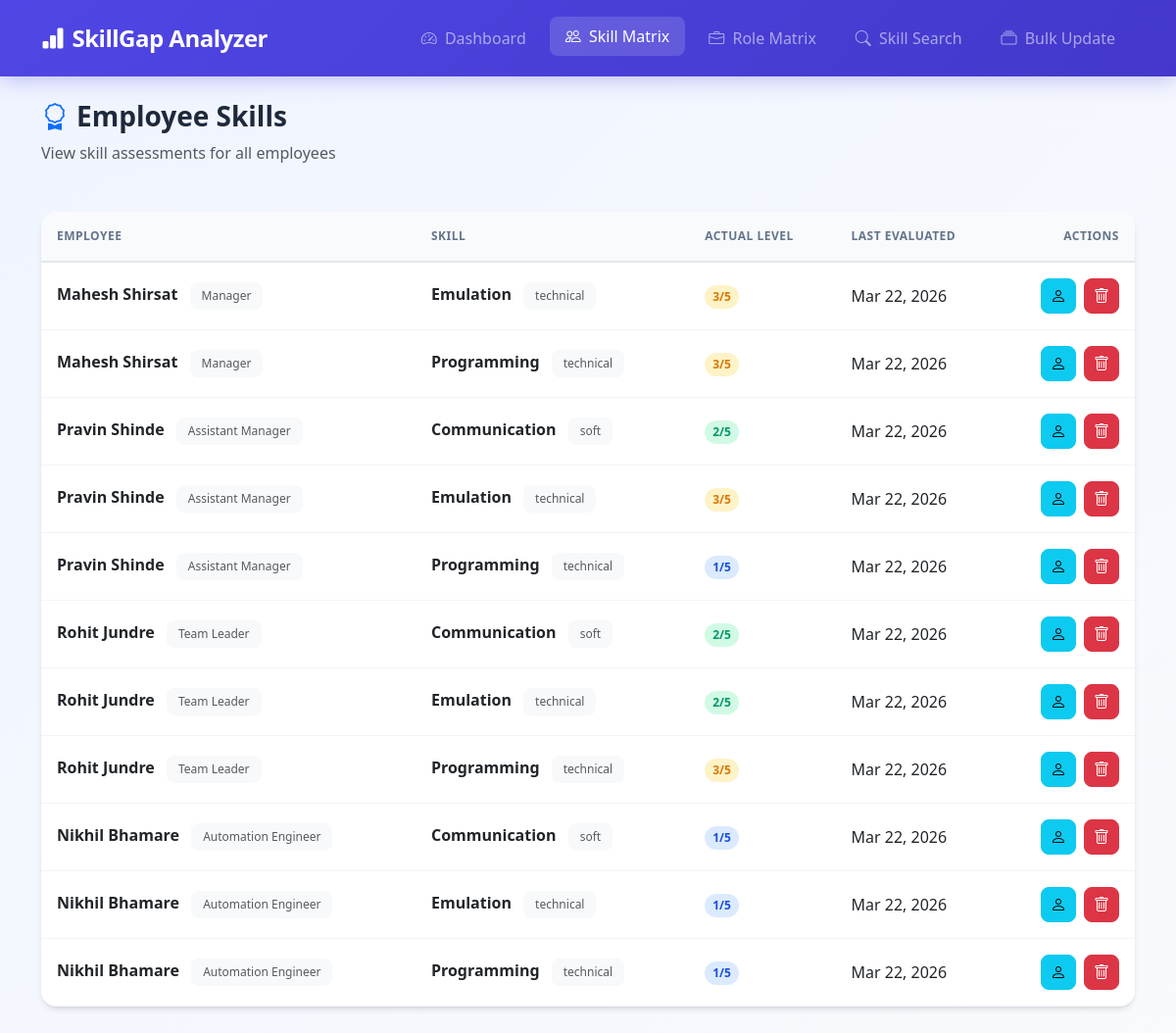
The page /employee-skills/ on the database as committed earlier.
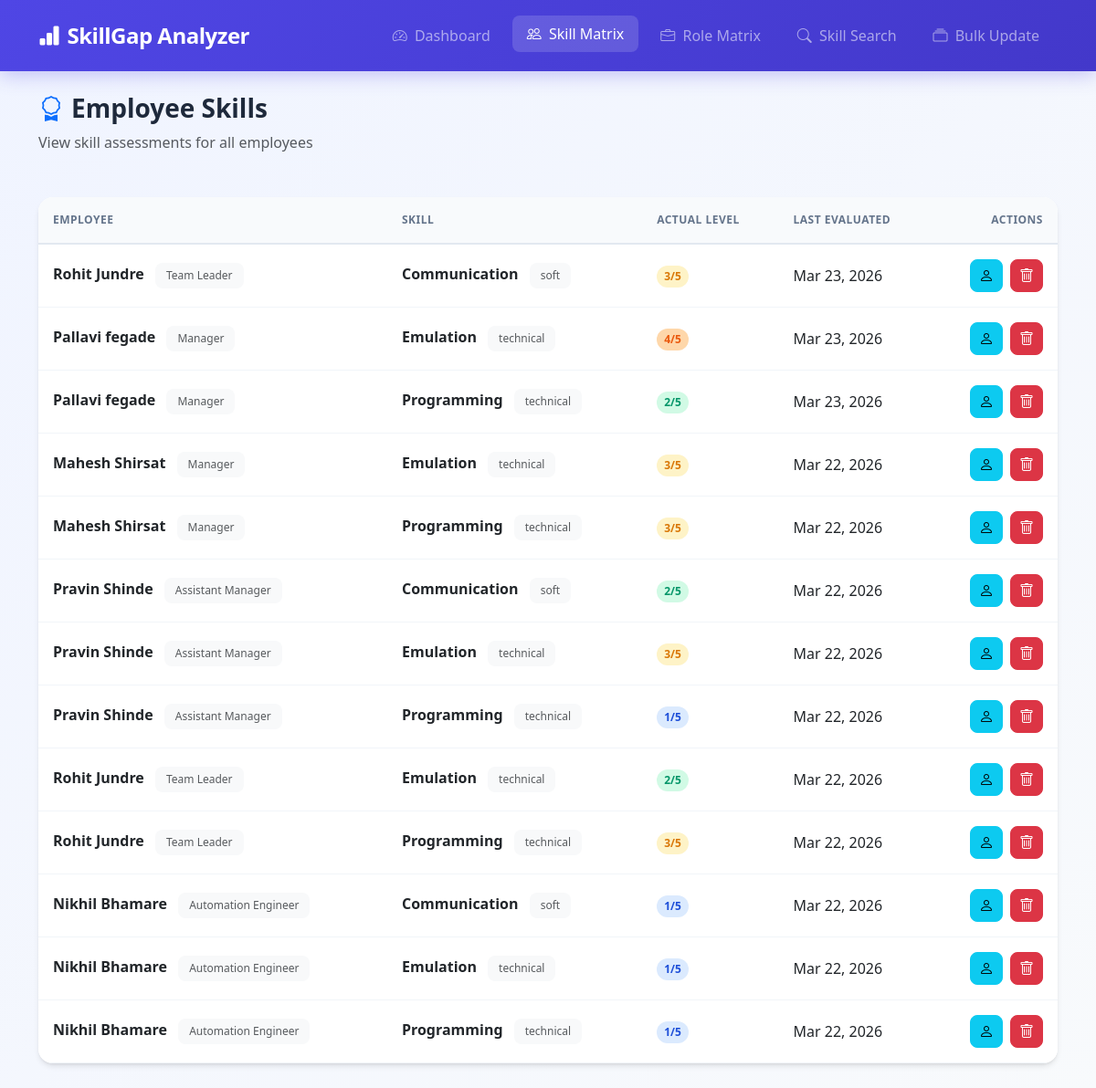
The same page on the database as committed later.
### gap_analysis/models.py (models this page shows, shortened)
class EmployeeSkill(models.Model):
    skill_matrix = models.ForeignKey(SkillMatrix, on_delete=models.CASCADE, related_name='skills')
    skill = models.ForeignKey(Skill, on_delete=models.CASCADE, related_name='employee_skills')
    actual_level = models.IntegerField(
        default=0,
        validators=[MinValueValidator(0), MaxValueValidator(5)]
    )
    notes = models.TextField(blank=True, null=True)
    last_evaluated = models.DateField(auto_now=True)
    class Meta:
        unique_together = ('skill_matrix', 'skill')
        ordering = ['skill__name']

class SkillMatrix(models.Model):
    STATUS_CHOICES = [
        ('active', 'Active'),
        ('inactive', 'Inactive'),
        ('on_leave', 'On Leave'),
    ]
    user = models.OneToOneField(User, on_delete=models.CASCADE, null=True, blank=True)
    name = models.CharField(max_length=100)
    email = models.EmailField(blank=True, null=True)
    manager = models.ForeignKey('self', on_delete=models.SET_NULL, null=True, blank=True, related_name='subordinates')
    role_matrix = models.ForeignKey(RoleMatrix, on_delete=models.SET_NULL, null=True, blank=True, help_text="Assigned Role")
    status = models.CharField(max_length=20, choices=STATUS_CHOICES, default='active')
    join_date = models.DateField(null=True, blank=True)
    class Meta:
        ordering = ['name']

class RoleMatrix(models.Model):
    title = models.CharField(max_length=100, help_text="Role/Job Title")
    department = models.CharField(max_length=100, blank=True, null=True, help_text="Department name")
    description = models.TextField(blank=True, null=True)
    class Meta:
        verbose_name_plural = "Role Matrices"
        ordering = ['title']
    @property
    def name(self):
        return self.title

class Skill(models.Model):
    CATEGORY_CHOICES = [
        ('technical', 'Technical'),
        ('soft', 'Soft Skills'),
        ('leadership', 'Leadership'),
        ('domain', 'Domain Knowledge'),
        ('tools', 'Tools & Software'),
        ('other', 'Other'),
    ]
    name = models.CharField(max_length=100, unique=True)
    category = models.CharField(max_length=100, choices=CATEGORY_CHOICES, blank=True, null=True)
    description = models.TextField(blank=True, null=True)
    class Meta:
        ordering = ['name']

### gap_analysis/views.py (the view)
# urls.py: path('employee-skills/', views.EmployeeSkillListView.as_view(), name='employee_skill_list'),
class EmployeeSkillListView(ListView):
    model = EmployeeSkill
    template_name = 'gap_analysis/employee_skill_list.html'
    context_object_name = 'employee_skills'
    queryset = EmployeeSkill.objects.select_related('skill_matrix', 'skill').all().order_by('-last_evaluated')

### gap_analysis/templates/gap_analysis/employee_skill_list.html (shortened to what this page needs)
{% extends 'gap_analysis/base.html' %}
{% block content %}
<div class="animate-fade-in">
    <div class="page-header">
        <div>
            <h1 class="page-title">
                <i class="bi bi-award me-2 text-primary"></i>Employee Skills
            </h1>
            <p class="text-muted mt-1">View skill assessments for all employees</p>
        </div>
    </div>
    {% if employee_skills %}
    <div class="card">
        <div class="card-body p-0">
            <div class="table-responsive">
                <table class="table table-hover mb-0">
                    <thead>
                        <tr>
                            <th>Employee</th>
                            <th>Skill</th>
                            <th>Actual Level</th>
                            <th>Last Evaluated</th>
                            <th class="text-end">Actions</th>
                        </tr>
                    </thead>
                    <tbody>
                        {% for es in employee_skills %}
                        <tr>
                            <td>
                                <strong>{{ es.skill_matrix.name }}</strong>
                                {% if es.skill_matrix.role_matrix %}
                                    <span class="badge bg-light text-muted ms-2">{{ es.skill_matrix.role_matrix.title }}</span>
                                {% endif %}
                            </td>
                            <td>
                                <strong>{{ es.skill.name }}</strong>
                                {% if es.skill.category %}
                                    <span class="badge bg-light text-muted ms-2">{{ es.skill.category }}</span>
                                {% endif %}
                            </td>
                            <td>
                                <span class="level-badge level-{{ es.actual_level }}">{{ es.actual_level }}/5</span>
                            </td>
                            <td>{{ es.last_evaluated|date:"M d, Y" }}</td>
                            <td>
                                <div class="d-flex justify-content-end gap-2">
                                    <a href="{% url 'employee_profile' es.skill_matrix.id %}" class="btn btn-info btn-icon" title="View Profile">
                                        <i class="bi bi-person"></i>
                                    </a>
                                    <a href="{% url 'employee_skill_delete' es.id %}" class="btn btn-danger btn-icon" title="Delete">
                                        <i class="bi bi-trash"></i>
                                    </a>
                                </div>
                            </td>
                        </tr>
                        {% endfor %}
                    </tbody>
                </table>
            </div>
        </div>
    </div>
    {% endif %}
</div>
{% endblock %}

Rows that differ between the two databases and show on the page:
changed EmployeeSkill (number 1 of 13 on the later page): actual_level "2" → "3"; last_evaluated "Mar 22, 2026" → "Mar 23, 2026"; moves up the list
added EmployeeSkill: skill_matrix.name "Pallavi fegade", skill_matrix.role_matrix "Manager", skill.name "Emulation", skill.category "technical", actual_level "4", last_evaluated "Mar 23, 2026"
added EmployeeSkill: skill_matrix.name "Pallavi fegade", skill_matrix.role_matrix "Manager", skill.name "Programming", skill.category "technical", actual_level "2", last_evaluated "Mar 23, 2026"
